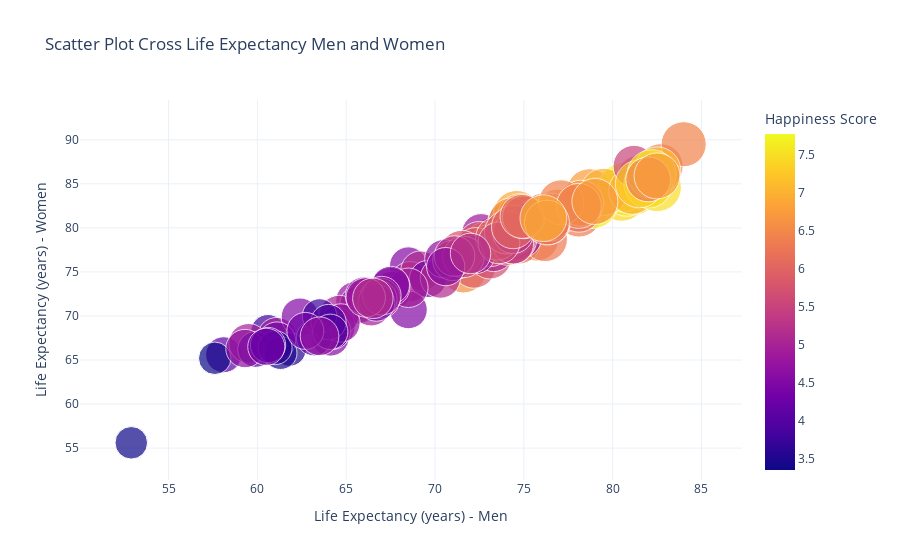

Notebook source saved alongside this figure:
### Markdown cell above
<div style="padding:20px;color:white;margin:0;font-size:250%;text-align:left;display:fill;border-radius:5px;background-color:#2B2B2B;overflow:hidden;font-weight:500">Scatter Plot Cross Life Expectancy Men and Women</div>

### Code cell
from plotly.offline import init_notebook_mode, iplot
init_notebook_mode(connected=True)
fig = px.scatter(df1, x="Life Expectancy (years) - Men", y="Life Expectancy (years) - Women", color="Happiness Score", size_max=35,
                 size='Happiness Score', template = 'plotly_white', hover_data=['Country', 'Life Expectancy (years) - Men', 'Life Expectancy (years) - Women', 'Happiness Score', 'Fertility Rate (births per woman)'],
                 title='Scatter Plot Cross Life Expectancy Men and Women')
fig.show()

### Figure 1 — Plotly figure (JSON) as saved in the notebook; plotly's stock layout.template omitted (floating-point values rounded to 4 significant figures; data arrays with more than 128 entries replaced by an {"elided": "..."} marker saying what was removed)
{"data": [{"customdata": {"elided": "142x3 mixed values"}, "hovertemplate": "Life Expectancy (years) - Men=%{x}<br>Life Expectancy (years) - Women=%{y}<br>Happiness Score=%{marker.color}<br>Country=%{customdata[0]}<br>Fertility Rate (births per woman)=%{customdata[2]}<extra></extra>", "legendgroup": "", "marker": {"color": {"elided": "142 float values"}, "coloraxis": "coloraxis", "size": {"elided": "142 float values"}, "sizemode": "area", "sizeref": 0.006342, "symbol": "circle"}, "mode": "markers", "name": "", "orientation": "v", "showlegend": false, "x": {"elided": "142 float values"}, "xaxis": "x", "y": {"elided": "142 float values"}, "yaxis": "y", "type": "scatter"}], "layout": {"xaxis": {"anchor": "y", "domain": [0, 1], "title": {"text": "Life Expectancy (years) - Men"}, "type": "linear", "range": [50.69, 86.38], "autorange": true}, "yaxis": {"anchor": "x", "domain": [0, 1], "title": {"text": "Life Expectancy (years) - Women"}, "type": "linear", "range": [50.22, 96.07], "autorange": true}, "coloraxis": {"colorbar": {"title": {"text": "Happiness Score"}}, "colorscale": [[0, "#0d0887"], [0.1111, "#46039f"], [0.2222, "#7201a8"], [0.3333, "#9c179e"], [0.4444, "#bd3786"], [0.5556, "#d8576b"], [0.6667, "#ed7953"], [0.7778, "#fb9f3a"], [0.8889, "#fdca26"], [1, "#f0f921"]]}, "legend": {"tracegroupgap": 0, "itemsizing": "constant"}, "title": {"text": "Scatter Plot Cross Life Expectancy Men and Women"}, "autosize": true}}
